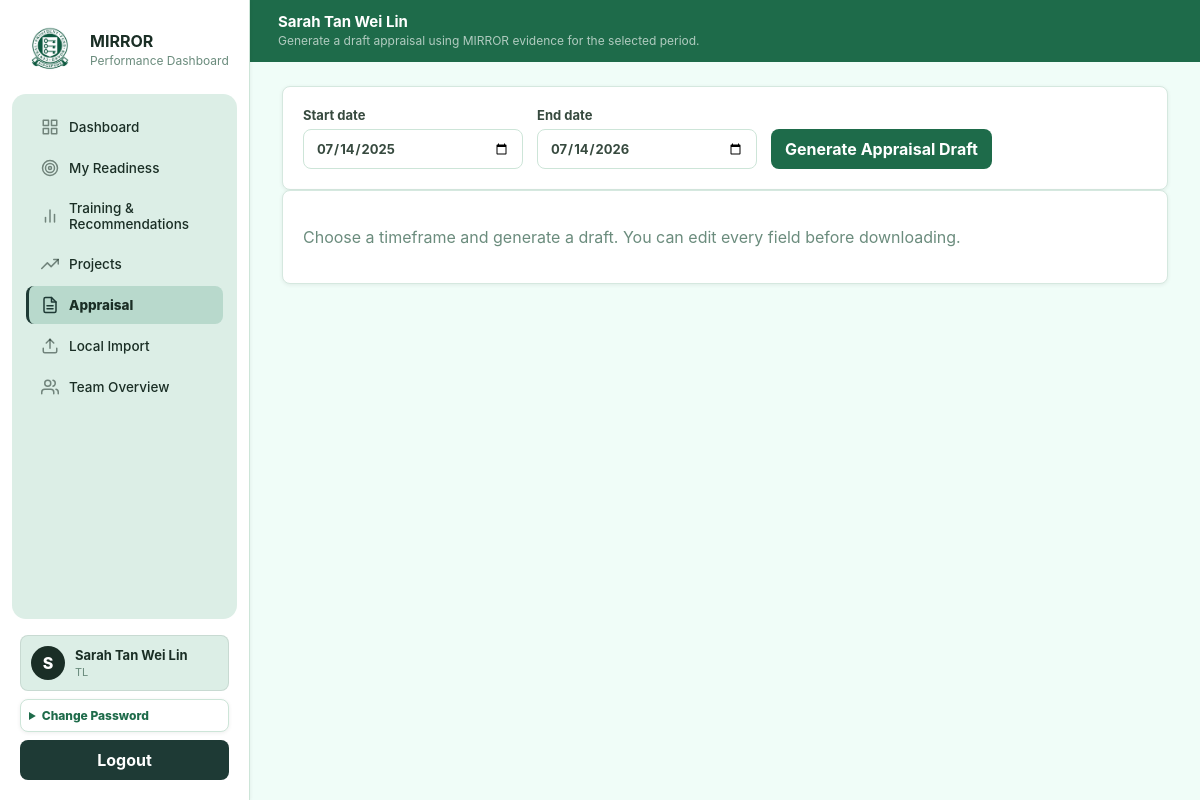
The app's page /appraisal (signed in) with its own data.
### tables this page shows
CREATE TABLE "users" (
              id TEXT PRIMARY KEY,
              username TEXT NOT NULL UNIQUE,
              password_hash TEXT NOT NULL,
              name TEXT NOT NULL,
              role TEXT NOT NULL CHECK (role IN ('CSE', 'TL', 'CSM', 'AH', 'Admin')),
              record_version INTEGER NOT NULL DEFAULT 1,
              updated_at TEXT NOT NULL DEFAULT CURRENT_TIMESTAMP
            );

### app.py (the view)
@app.route("/appraisal", methods=["GET", "POST"])
@login_required
def appraisal_page():
    visible, officer = resolve_visible_officer()
    default_start, default_end = default_appraisal_dates()
    start_date = request.form.get("start_date", default_start)
    end_date = request.form.get("end_date", default_end)
    appraisal = None
    if request.method == "POST":
        try:
            appraisal = generate_appraisal(officer["id"], start_date, end_date)
            flash("Appraisal draft generated.", "success")
        except Exception as error:
            flash(f"Could not generate appraisal draft: {error}", "error")
    return render_page(
        "appraisal.html",
        users=visible,
        officer=officer,
        start_date=start_date,
        end_date=end_date,
        appraisal=appraisal,
        categories=APPRAISAL_CATEGORIES,
    )

### app.py (called while the page is built)
def current_user():
    user_id = session.get("user_id")
    return find_user(user_id) if user_id else None

def login_required(fn):
    @wraps(fn)
    def wrapper(*args, **kwargs):
        if not current_user():
            return redirect(url_for("login"))
        return fn(*args, **kwargs)
    return wrapper

def render_page(template_name, **page_data):
    user = current_user()
    page_data["logged_in_user"] = user
    visible = visible_users(user, list_users()) if user else []
    viewed_user_id = session.get("view_as_id")
    viewed_user = find_user(viewed_user_id) if viewed_user_id else user
    nav_user = viewed_user if user and user["role"] == "Admin" and viewed_user and viewed_user["id"] != user["id"] else user
    page_data["viewed_user"] = viewed_user
    page_data["nav_user"] = nav_user
    page_data["viewing_options"] = visible
    return render_template(template_name, **page_data)

def resolve_visible_officer():
    user = current_user()
    users = list_users()
    visible = visible_users(user, users)
    officer_id = (
        request.values.get("officer_id")
        or session.get("view_as_id")
        or user["id"]
    )
    if user["role"] == "CSE":
        officer_id = user["id"]
    officer = find_user(officer_id)
    if officer is None:
        officer = user
    if not can_view_user(user, officer):
        abort(403)
    return visible, officer

### db.py (called while the page is built)
def db_path() -> Path:
    return Path(os.getenv("MIRROR_DB_PATH", str(DEFAULT_DB))).resolve()

def connect(path: Path | None = None) -> sqlite3.Connection:
    path = path or db_path()                            ## If caller gives a path, use it. Otherwise use normal app DB path.
    path.parent.mkdir(parents=True, exist_ok=True)      ## create the folder if missing
    conn = sqlite3.connect(path)                        ## opens the DB file, if file does not exist, SQLite can create it
    conn.row_factory = sqlite3.Row                      ## makes rows accessible by column name row["username"] (instead of just index row[0])
    conn.execute("PRAGMA foreign_keys = ON")            ## turns on foreign keys
    conn.execute("PRAGMA journal_mode = WAL")           ## WAL mode helps SQLite handle read/writes more smoothly
    return conn                                         ## return the open connection

def row_to_dict(row: sqlite3.Row | None) -> dict[str, Any] | None:
    return dict(row) if row else None

### templates/appraisal.html (shortened to what this page needs)
{% extends "base.html" %}
{% block content %}
<header class="page-header">
  <div>
    <h1>{{ officer.name }}</h1>
    <p>Generate a draft appraisal using MIRROR evidence for the selected period.</p>
  </div>
</header>
<section class="panel appraisal-controls">
  <form method="post" class="form-card embedded" data-ai-loading>
    <label>Start date
      <input type="date" name="start_date" value="{{ start_date }}" required>
    </label>
    <label>End date
      <input type="date" name="end_date" value="{{ end_date }}" required>
    </label>
    <button type="submit">Generate Appraisal Draft</button>
  </form>
</section>
{% if appraisal %}
<form method="post" action="{{ url_for('download_appraisal') }}" class="appraisal-form">
  <input type="hidden" name="start_date" value="{{ start_date }}">
  <input type="hidden" name="end_date" value="{{ end_date }}">
  <input type="hidden" name="officer_id" value="{{ officer.id }}">
  <section class="panel">
    <div class="row-between">
      <div>
        <p class="eyebrow">Draft</p>
        <h2>1. My achievements based on achieved targets</h2>
      </div>
      <button type="submit">Download Edited Draft</button>
    </div>
    <div class="appraisal-table">
      <div class="appraisal-table-header">Category</div>
      <div class="appraisal-table-header">Target sets</div>
      <div class="appraisal-table-header">Target completion date</div>
      <div class="appraisal-table-header">Achievements & progress</div>
      {% for item in appraisal.achievements %}
      <select name="achievement_category">
        {% for option in categories %}
        <option value="{{ option }}" {% if item.category == option %}selected{% endif %}>{{ option }}</option>
        {% endfor %}
      </select>
      <textarea name="achievement_target_sets" rows="4">{{ item.target_sets }}</textarea>
      <input name="achievement_target_completion_date" value="{{ item.target_completion_date }}">
      <textarea name="achievement_progress" rows="4">{{ item.achievements_progress }}</textarea>
      {% endfor %}
    </div>
  </section>
  <section class="panel appraisal-sections">
    <label>2. My work concerns/needs
      <small class="muted">Include blockers, resource/process constraints, support needed, and what would help the next review period.</small>
      <textarea name="work_concerns" rows="6">{{ appraisal.work_concerns }}</textarea>
    </label>
    <label>3. My strengths & areas for further development
      <small class="muted">Include evidence-backed strengths, examples from projects/interactions, and specific development areas.</small>
      <textarea name="strengths_development" rows="6">{{ appraisal.strengths_development }}</textarea>
    </label>
    <label>4. My career goals/aspirations
      <textarea name="career_goals" rows="4">{{ appraisal.career_goals }}</textarea>
    </label>
    <label>5. What can I do to further improve/develop myself
      <small class="muted">Include practical next steps, training/stretch exposure, and habits to build.</small>
      <textarea name="improve_develop" rows="6">{{ appraisal.improve_develop }}</textarea>
    </label>
    <label>6. How my supervisor can help me do my job better
      <textarea name="supervisor_help" rows="4">{{ appraisal.supervisor_help }}</textarea>
    </label>
    <label>7. Any other matters
      <textarea name="other_matters" rows="4">{{ appraisal.other_matters }}</textarea>
    </label>
    <button type="submit">Download Edited Draft</button>
  </section>
</form>
{% else %}
<section class="panel">
  <p class="muted">Choose a timeframe and generate a draft. You can edit every field before downloading.</p>
</section>
{% endif %}
{% endblock %}

### templates/base.html (shortened to what this page needs)
<!doctype html>
<html lang="en">
<head>
  <link rel="stylesheet" href="{{ url_for('static', filename='css/app.css', v='flash-overlay-1') }}">
</head>
<body>
  {% if logged_in_user %}
  <aside class="sidebar">
    <div class="brand">
      <img class="brand-mark" src="{{ url_for('static', filename='img/cpf.jpeg') }}" alt="CPF">
      <div>
        <strong>MIRROR</strong>
        <span>Performance Dashboard</span>
      </div>
    </div>
    <nav>
      {% if nav_user.role != "Admin" %}
      <a class="{{ 'active' if request.endpoint == 'dashboard' else '' }}" href="{{ url_for('dashboard') }}">
        <span class="nav-icon"><svg viewBox="0 0 24 24"><rect x="3" y="3" width="7" height="7"></rect><rect x="14" y="3" width="7" height="7"></rect><rect x="14" y="14" width="7" height="7"></rect><rect x="3" y="14" width="7" height="7"></rect></svg></span>
        <span>Dashboard</span>
      </a>
      <a class="{{ 'active' if request.endpoint == 'readiness_page' else '' }}" href="{{ url_for('readiness_page') }}">
        <span class="nav-icon"><svg viewBox="0 0 24 24"><circle cx="12" cy="12" r="10"></circle><circle cx="12" cy="12" r="6"></circle><circle cx="12" cy="12" r="2"></circle></svg></span>
        <span>My Readiness</span>
      </a>
      <a class="{{ 'active' if request.endpoint == 'training_page' else '' }}" href="{{ url_for('training_page') }}">
        <span class="nav-icon"><svg viewBox="0 0 24 24"><line x1="18" y1="20" x2="18" y2="10"></line><line x1="12" y1="20" x2="12" y2="4"></line><line x1="6" y1="20" x2="6" y2="14"></line></svg></span>
        <span>Training & Recommendations</span>
      </a>
      <a class="{{ 'active' if request.endpoint == 'projects_page' else '' }}" href="{{ url_for('projects_page') }}">
        <span class="nav-icon"><svg viewBox="0 0 24 24"><polyline points="23 6 13.5 15.5 8.5 10.5 1 18"></polyline><polyline points="17 6 23 6 23 12"></polyline></svg></span>
        <span>Projects</span>
      </a>
      <a class="{{ 'active' if request.endpoint == 'appraisal_page' else '' }}" href="{{ url_for('appraisal_page') }}">
        <span class="nav-icon"><svg viewBox="0 0 24 24"><path d="M14 2H6a2 2 0 0 0-2 2v16a2 2 0 0 0 2 2h12a2 2 0 0 0 2-2V8z"></path><polyline points="14 2 14 8 20 8"></polyline><line x1="8" y1="13" x2="16" y2="13"></line><line x1="8" y1="17" x2="16" y2="17"></line></svg></span>
        <span>Appraisal</span>
      </a>
      <a class="{{ 'active' if request.endpoint == 'local_import_page' else '' }}" href="{{ url_for('local_import_page') }}">
        <span class="nav-icon"><svg viewBox="0 0 24 24"><path d="M21 15v4a2 2 0 0 1-2 2H5a2 2 0 0 1-2-2v-4"></path><polyline points="17 8 12 3 7 8"></polyline><line x1="12" y1="3" x2="12" y2="15"></line></svg></span>
        <span>Local Import</span>
      </a>
      {% endif %}
      {% if nav_user.role in ["TL", "CSM", "AH"] %}
      <a class="{{ 'active' if request.endpoint == 'team' else '' }}" href="{{ url_for('team') }}">
        <span class="nav-icon"><svg viewBox="0 0 24 24"><path d="M17 21v-2a4 4 0 0 0-4-4H5a4 4 0 0 0-4 4v2"></path><circle cx="9" cy="7" r="4"></circle><path d="M23 21v-2a4 4 0 0 0-3-3.87"></path><path d="M16 3.13a4 4 0 0 1 0 7.75"></path></svg></span>
        <span>Team Overview</span>
      </a>
      {% endif %}
    </nav>
    <div class="sidebar-footer">
      <div class="sidebar-profile">
        <span class="profile-avatar">{{ logged_in_user.name[:1] }}</span>
        <div>
          <strong>{{ logged_in_user.name }}</strong>
          <small>{{ logged_in_user.role }}</small>
        </div>
      </div>
      <details class="password-panel">
        <summary>Change Password</summary>
      </details>
      <form method="post" action="{{ url_for('logout') }}">
        <button class="ghost-button" type="submit">Logout</button>
      </form>
    </div>
  </aside>
  {% endif %}
  <main class="{{ 'shell' if logged_in_user else 'login-shell' }}">
    {% block content %}{% endblock %}
  </main>
</body>
</html>

### records on screen
users: name "S", name "Sarah Tan Wei Lin", role "TL"
